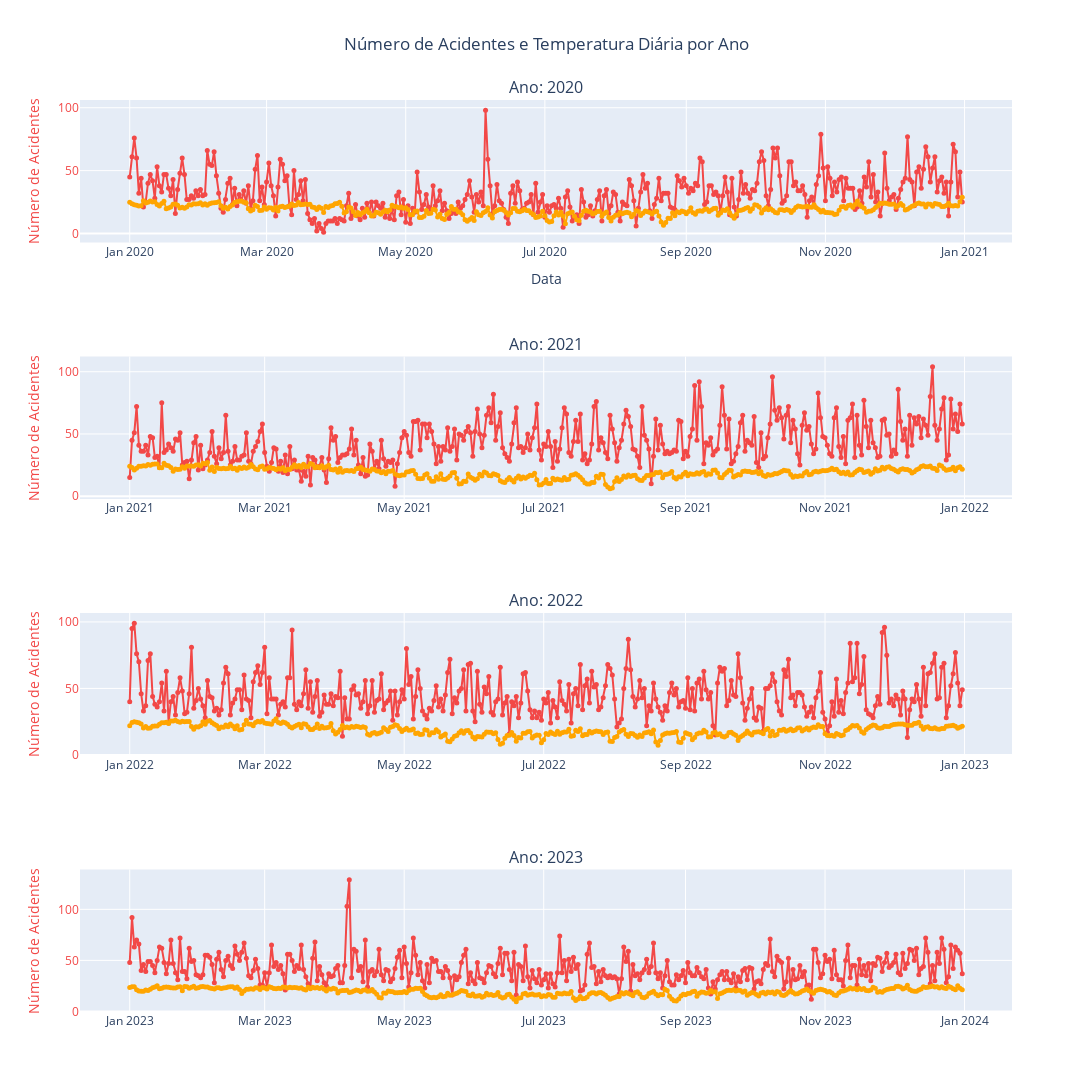

Notebook source saved alongside this figure:
### Code cell
import pandas as pd
import plotly.graph_objects as go
from plotly.subplots import make_subplots

# Agregando os dados
acidentes_diarios = acidentes_df.groupby(['Data', 'ano', 'mes']).size().reset_index(name='num_acidentes')
temperatura_diaria = temperatura_latlog_df.groupby(['Data', 'ano', 'mes'])['TEMPERATURA DO AR - BULBO SECO, HORARIA (°C)'].mean().reset_index()

# Convertendo a coluna 'Data' para datetime
acidentes_diarios['Data'] = pd.to_datetime(acidentes_diarios['Data'])
temperatura_diaria['Data'] = pd.to_datetime(temperatura_diaria['Data'])

# Unindo os DataFrames
df_consolidado = pd.merge(acidentes_diarios, temperatura_diaria, on=['Data', 'ano', 'mes'], how='inner')

# Lista de anos únicos
anos = df_consolidado['ano'].unique()

# Criando subplots com um gráfico por ano
fig = make_subplots(rows=len(anos), cols=1, 
                    subplot_titles=[f"Ano: {ano}" for ano in anos])

# Adicionando dados ao gráfico
for i, ano in enumerate(anos, start=1):
    dados_ano = df_consolidado[df_consolidado['ano'] == ano]
    
    # Linha para Número de Acidentes
    fig.add_trace(
        go.Scatter(
            x=dados_ano['Data'], 
            y=dados_ano['num_acidentes'], 
            mode='lines+markers',
            name=f"Número de Acidentes ({ano})",
            line=dict(color='#f24847', width=2),
            marker=dict(size=5),
            yaxis="y1",
            hovertemplate=(
                "<b>Data:</b> %{x|%d-%m-%Y}<br>" +
                "<b>Número de Acidentes:</b> %{y}<br>" +
                "<b>Temperatura (°C):</b> %{customdata}<extra></extra>"
            ),
            customdata=dados_ano['TEMPERATURA DO AR - BULBO SECO, HORARIA (°C)']
        ),
        row=i, col=1
    )
    
    # Linha para Precipitação
    fig.add_trace(
        go.Scatter(
            x=dados_ano['Data'], 
            y=dados_ano['TEMPERATURA DO AR - BULBO SECO, HORARIA (°C)'], 
            mode='lines+markers',
            name=f"Temperatura (°C) ({ano})",
            line=dict(color='orange', width=2),
            marker=dict(size=5),
            yaxis="y2",
            hovertemplate=(
                "<b>Data:</b> %{x|%d-%m-%Y}<br>" +
                "<b>Temperatura (°C):</b> %{y}<extra></extra><br>" +
                "<b>Número de Acidentes:</b> %{customdata}" 
            ),
            customdata=dados_ano['num_acidentes']
        ),
        row=i, col=1
    )
    
    # Configurando os eixos
    fig.update_yaxes(title_text="Número de Acidentes", titlefont=dict(color='#f24847'), 
                     tickfont=dict(color='#f24847'), row=i, col=1, secondary_y=False)
    fig.update_yaxes(title_text="Temperatura (°C)", titlefont=dict(color='skyblue'), 
                     tickfont=dict(color='skyblue'), row=i, col=1, secondary_y=True)

# Ajustes finais no layout
fig.update_layout(
    height=600 * len(anos),  # Altura dinâmica com base no número de anos
    width=2000,
    title="Número de Acidentes e Temperatura Diária por Ano",
    title_x=0.5,
    showlegend=False,
    xaxis=dict(title="Data"),
)

# Exibir o gráfico
fig.show()

### Figure 1 — Plotly figure (JSON) as saved in the notebook; plotly's stock layout.template omitted (floating-point values rounded to 4 significant figures; data arrays with more than 128 entries replaced by an {"elided": "..."} marker saying what was removed)
{"data": [{"customdata": {"elided": "366 float values"}, "hovertemplate": "<b>Data:</b> %{x|%d-%m-%Y}<br><b>Número de Acidentes:</b> %{y}<br><b>Temperatura (°C):</b> %{customdata}<extra></extra>", "line": {"color": "#f24847", "width": 2}, "marker": {"size": 5}, "mode": "lines+markers", "name": "Número de Acidentes (2020)", "type": "scatter", "x": {"elided": "366 str values"}, "xaxis": "x", "y": {"elided": "366 int values"}, "yaxis": "y"}, {"customdata": {"elided": "366 int values"}, "hovertemplate": "<b>Data:</b> %{x|%d-%m-%Y}<br><b>Temperatura (°C):</b> %{y}<extra></extra><br><b>Número de Acidentes:</b> %{customdata}", "line": {"color": "orange", "width": 2}, "marker": {"size": 5}, "mode": "lines+markers", "name": "Temperatura (°C) (2020)", "type": "scatter", "x": {"elided": "366 str values"}, "xaxis": "x", "y": {"elided": "366 float values"}, "yaxis": "y"}, {"customdata": {"elided": "365 float values"}, "hovertemplate": "<b>Data:</b> %{x|%d-%m-%Y}<br><b>Número de Acidentes:</b> %{y}<br><b>Temperatura (°C):</b> %{customdata}<extra></extra>", "line": {"color": "#f24847", "width": 2}, "marker": {"size": 5}, "mode": "lines+markers", "name": "Número de Acidentes (2021)", "type": "scatter", "x": {"elided": "365 str values"}, "xaxis": "x2", "y": {"elided": "365 int values"}, "yaxis": "y2"}, {"customdata": {"elided": "365 int values"}, "hovertemplate": "<b>Data:</b> %{x|%d-%m-%Y}<br><b>Temperatura (°C):</b> %{y}<extra></extra><br><b>Número de Acidentes:</b> %{customdata}", "line": {"color": "orange", "width": 2}, "marker": {"size": 5}, "mode": "lines+markers", "name": "Temperatura (°C) (2021)", "type": "scatter", "x": {"elided": "365 str values"}, "xaxis": "x2", "y": {"elided": "365 float values"}, "yaxis": "y2"}, {"customdata": {"elided": "365 float values"}, "hovertemplate": "<b>Data:</b> %{x|%d-%m-%Y}<br><b>Número de Acidentes:</b> %{y}<br><b>Temperatura (°C):</b> %{customdata}<extra></extra>", "line": {"color": "#f24847", "width": 2}, "marker": {"size": 5}, "mode": "lines+markers", "name": "Número de Acidentes (2022)", "type": "scatter", "x": {"elided": "365 str values"}, "xaxis": "x3", "y": {"elided": "365 int values"}, "yaxis": "y3"}, {"customdata": {"elided": "365 int values"}, "hovertemplate": "<b>Data:</b> %{x|%d-%m-%Y}<br><b>Temperatura (°C):</b> %{y}<extra></extra><br><b>Número de Acidentes:</b> %{customdata}", "line": {"color": "orange", "width": 2}, "marker": {"size": 5}, "mode": "lines+markers", "name": "Temperatura (°C) (2022)", "type": "scatter", "x": {"elided": "365 str values"}, "xaxis": "x3", "y": {"elided": "365 float values"}, "yaxis": "y3"}, {"customdata": {"elided": "365 float values"}, "hovertemplate": "<b>Data:</b> %{x|%d-%m-%Y}<br><b>Número de Acidentes:</b> %{y}<br><b>Temperatura (°C):</b> %{customdata}<extra></extra>", "line": {"color": "#f24847", "width": 2}, "marker": {"size": 5}, "mode": "lines+markers", "name": "Número de Acidentes (2023)", "type": "scatter", "x": {"elided": "365 str values"}, "xaxis": "x4", "y": {"elided": "365 int values"}, "yaxis": "y4"}, {"customdata": {"elided": "365 int values"}, "hovertemplate": "<b>Data:</b> %{x|%d-%m-%Y}<br><b>Temperatura (°C):</b> %{y}<extra></extra><br><b>Número de Acidentes:</b> %{customdata}", "line": {"color": "orange", "width": 2}, "marker": {"size": 5}, "mode": "lines+markers", "name": "Temperatura (°C) (2023)", "type": "scatter", "x": {"elided": "365 str values"}, "xaxis": "x4", "y": {"elided": "365 float values"}, "yaxis": "y4"}], "layout": {"annotations": [{"font": {"size": 16}, "showarrow": false, "text": "Ano: 2020", "x": 0.5, "xanchor": "center", "xref": "paper", "y": 1, "yanchor": "bottom", "yref": "paper"}, {"font": {"size": 16}, "showarrow": false, "text": "Ano: 2021", "x": 0.5, "xanchor": "center", "xref": "paper", "y": 0.7188, "yanchor": "bottom", "yref": "paper"}, {"font": {"size": 16}, "showarrow": false, "text": "Ano: 2022", "x": 0.5, "xanchor": "center", "xref": "paper", "y": 0.4375, "yanchor": "bottom", "yref": "paper"}, {"font": {"size": 16}, "showarrow": false, "text": "Ano: 2023", "x": 0.5, "xanchor": "center", "xref": "paper", "y": 0.1562, "yanchor": "bottom", "yref": "paper"}], "height": 2400, "showlegend": false, "title": {"text": "Número de Acidentes e Temperatura Diária por Ano", "x": 0.5}, "width": 2000, "xaxis": {"anchor": "y", "domain": [0, 1], "title": {"text": "Data"}}, "xaxis2": {"anchor": "y2", "domain": [0, 1]}, "xaxis3": {"anchor": "y3", "domain": [0, 1]}, "xaxis4": {"anchor": "y4", "domain": [0, 1]}, "yaxis": {"anchor": "x", "domain": [0.8438, 1], "tickfont": {"color": "#f24847"}, "title": {"font": {"color": "#f24847"}, "text": "Número de Acidentes"}}, "yaxis2": {"anchor": "x2", "domain": [0.5625, 0.7188], "tickfont": {"color": "#f24847"}, "title": {"font": {"color": "#f24847"}, "text": "Número de Acidentes"}}, "yaxis3": {"anchor": "x3", "domain": [0.2812, 0.4375], "tickfont": {"color": "#f24847"}, "title": {"font": {"color": "#f24847"}, "text": "Número de Acidentes"}}, "yaxis4": {"anchor": "x4", "domain": [0, 0.1562], "tickfont": {"color": "#f24847"}, "title": {"font": {"color": "#f24847"}, "text": "Número de Acidentes"}}}}
